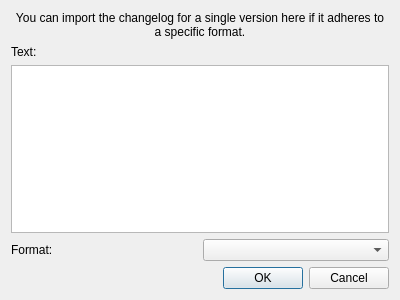
<?xml version="1.0" encoding="UTF-8"?>
<ui version="4.0">
 <class>ImportChangelogWindow</class>
 <widget class="QDialog" name="ImportChangelogWindow">
  <property name="geometry">
   <rect>
    <x>0</x>
    <y>0</y>
    <width>400</width>
    <height>300</height>
   </rect>
  </property>
  <property name="windowTitle">
   <string>Import Changelog</string>
  </property>
  <layout class="QVBoxLayout" name="verticalLayout">
   <item>
    <widget class="QLabel" name="label_3">
     <property name="text">
      <string>You can import the changelog for a single version here if it adheres to a specific format.</string>
     </property>
     <property name="alignment">
      <set>Qt::AlignCenter</set>
     </property>
     <property name="wordWrap">
      <bool>true</bool>
     </property>
    </widget>
   </item>
   <item>
    <widget class="QLabel" name="label">
     <property name="text">
      <string>Text:</string>
     </property>
    </widget>
   </item>
   <item>
    <widget class="QPlainTextEdit" name="changelog_text_edit"/>
   </item>
   <item>
    <layout class="QHBoxLayout" name="horizontalLayout">
     <item>
      <widget class="QLabel" name="label_2">
       <property name="text">
        <string>Format:</string>
       </property>
      </widget>
     </item>
     <item>
      <widget class="QComboBox" name="changelog_type_box"/>
     </item>
    </layout>
   </item>
   <item>
    <layout class="QHBoxLayout" name="horizontalLayout_2">
     <item>
      <spacer name="horizontalSpacer">
       <property name="orientation">
        <enum>Qt::Horizontal</enum>
       </property>
       <property name="sizeHint" stdset="0">
        <size>
         <width>40</width>
         <height>20</height>
        </size>
       </property>
      </spacer>
     </item>
     <item>
      <widget class="QPushButton" name="ok_button">
       <property name="text">
        <string>OK</string>
       </property>
      </widget>
     </item>
     <item>
      <widget class="QPushButton" name="cancel_button">
       <property name="text">
        <string>Cancel</string>
       </property>
      </widget>
     </item>
    </layout>
   </item>
  </layout>
 </widget>
 <resources/>
 <connections/>
</ui>
